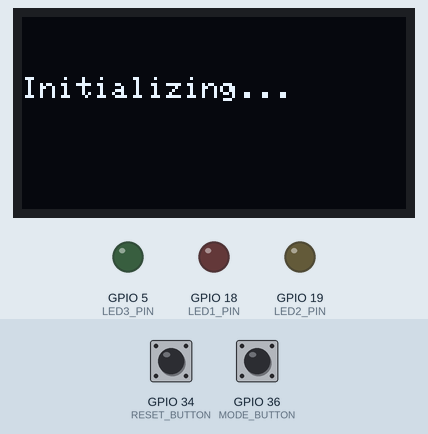
The program below on a simulated ESP32. Parts: 128×64 one-colour display, output pins drawn as LEDs (lit = HIGH). Dashed ring = blinking. The test bench sets the inputs (shaded band); at power-on: GPIO 34 (RESET_BUTTON) LOW, GPIO 36 (MODE_BUTTON) LOW.

Above: at 1.2 s.
1.3 s: GPIO 34 (RESET_BUTTON) pulled HIGH for 0.15 s
At 2.7 s:
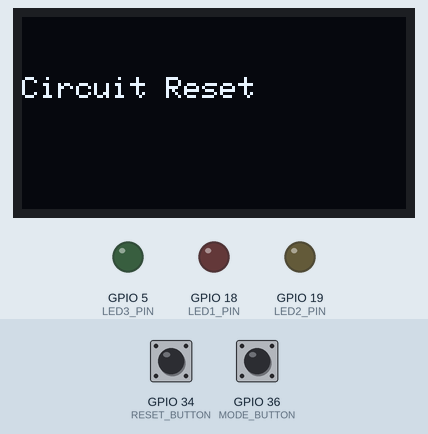
3.0 s: GPIO 36 (MODE_BUTTON) pulled HIGH for 0.15 s
At 4.0 s:
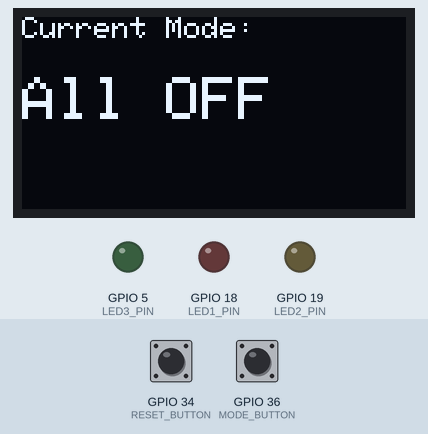
4.7 s: GPIO 36 (MODE_BUTTON) pulled HIGH for 1 s
At 8.1 s:
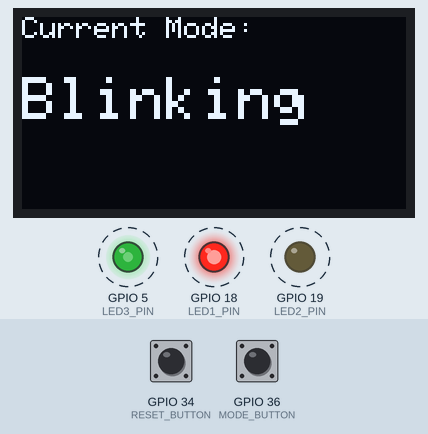
8.2 s: GPIO 36 (MODE_BUTTON) pulled HIGH for 0.15 s
At 9.2 s:
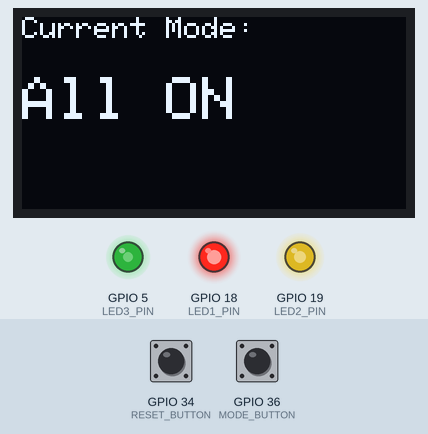
9.9 s: GPIO 36 (MODE_BUTTON) pulled HIGH for 3.2 s
At 10.5 s:
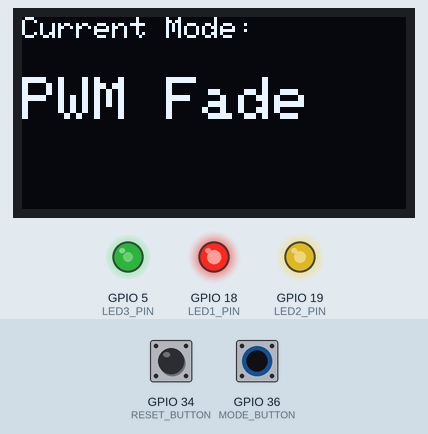
13.7 s: GPIO 34 (RESET_BUTTON) pulled HIGH for 1 s
At 14.8 s:
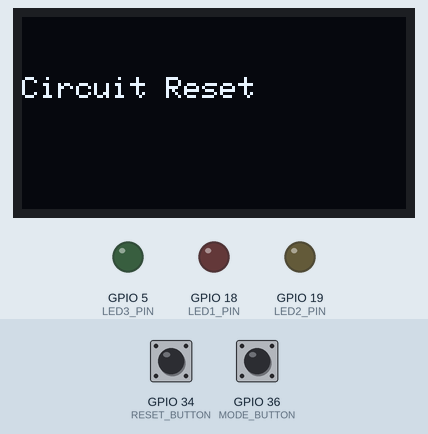
Timing chart, 0 to 16.7 s (numbered marks = the images above; inputs shaded):
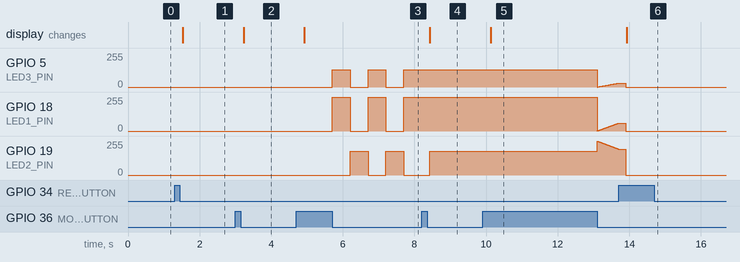

The program:

main.cpp
```cpp
//Meerab Zahra
//23-NTU-CS-1049
//Assignment1Q3_PartA

#include <Arduino.h>
#include <Wire.h>
#include <Adafruit_GFX.h>
#include <Adafruit_SSD1306.h>

// OLED Setup
#define SCREEN_WIDTH 128
#define SCREEN_HEIGHT 64
Adafruit_SSD1306 display(SCREEN_WIDTH, SCREEN_HEIGHT, &Wire, -1);

// Pins
#define MODE_BUTTON 36
#define RESET_BUTTON 34

#define LED1_PIN 18
#define LED2_PIN 19
#define LED3_PIN 5

// PWM Channels
#define LED1_CH 1
#define LED2_CH 2
#define LED3_CH 3

// PWM Settings
#define FREQ 5000
#define RESOLUTION 10

// Variables
int mode = 0;
unsigned long previousMillis = 0;
bool blinkState = false;
int fadeValue = 0;
int fadeDir = 1;

// Forward declaration
void updateDisplay();

void setup() {
  pinMode(MODE_BUTTON, INPUT);    // Using external resistors
  pinMode(RESET_BUTTON, INPUT);

  // Setup PWM channels
  ledcSetup(LED1_CH, FREQ, 8);
  ledcAttachPin(LED1_PIN, LED1_CH);

  ledcSetup(LED2_CH, FREQ, 8);
  ledcAttachPin(LED2_PIN, LED2_CH);

  ledcSetup(LED3_CH, FREQ, 8);
  ledcAttachPin(LED3_PIN, LED3_CH);

  // OLED init
  if (!display.begin(SSD1306_SWITCHCAPVCC, 0x3C)) { for(;;); }
  display.clearDisplay();
  display.setTextSize(1);
  display.setTextColor(SSD1306_WHITE);
  display.setCursor(0, 20);
  display.print("Initializing...");
  display.display();

  mode = 0; // Start in initializing mode
  previousMillis = millis();
}

void loop() {
  // --- Mode button ---
  if (digitalRead(MODE_BUTTON) == HIGH) {
    delay(200); // debounce
    if (mode == 0) mode = 1;   // Go from initializing to first mode
    else {
      mode++;
      if (mode > 4) mode = 1;
    }
    updateDisplay();
    while (digitalRead(MODE_BUTTON) == HIGH); // wait for release
  }

  if (digitalRead(RESET_BUTTON) == HIGH) {
  delay(200);
  mode = 99;
  ledcWrite(LED1_CH, 0);
  ledcWrite(LED2_CH, 0);
  ledcWrite(LED3_CH, 0);

  // Display "Circuit Reset" on OLED
  display.clearDisplay();
  display.setTextSize(1);
  display.setCursor(0, 20);
  display.print("Circuit Reset");
  display.display();

  while (digitalRead(RESET_BUTTON) == HIGH);
}

  // --- Mode behavior ---
  switch (mode) {
    case 0: // Initializing
      ledcWrite(LED1_CH, 0);
      ledcWrite(LED2_CH, 0);
      ledcWrite(LED3_CH, 0);
      break;

    case 1: // All OFF
      ledcWrite(LED1_CH, 0);
      ledcWrite(LED2_CH, 0);
      ledcWrite(LED3_CH, 0);
      break;

    case 2: // Alternate Blink
      if (millis() - previousMillis > 500) {
        previousMillis = millis();
        blinkState = !blinkState;
        ledcWrite(LED1_CH, blinkState ? 255 : 0);
        ledcWrite(LED2_CH, blinkState ? 0 : 179);
        ledcWrite(LED3_CH, blinkState ? 128 : 0);
      }
      break;

    case 3: // All ON
      ledcWrite(LED1_CH, 255);
      ledcWrite(LED2_CH, 179);
      ledcWrite(LED3_CH, 128);
      break;

    case 4: // PWM Fade
      ledcWrite(LED1_CH, fadeValue);
      ledcWrite(LED2_CH, 255 - fadeValue);
      ledcWrite(LED3_CH, fadeValue / 2);
      fadeValue += fadeDir;
      if (fadeValue <= 0 || fadeValue >= 255) fadeDir = -fadeDir;
      delay(10);
      break;
  }
}

void updateDisplay() {
  display.clearDisplay();

  if (mode == 0) {
    display.setTextSize(1);
    display.setCursor(0, 20);
    display.print("Initializing");
  } else {
    display.setTextSize(1);
    display.setCursor(0, 0);
    display.print("Current Mode:");

    display.setTextSize(2);
    display.setCursor(0, 20);
    if (mode == 1) display.print("All OFF");
    else if (mode == 2) display.print("Blinking");
    else if (mode == 3) display.print("All ON");
    else if (mode == 4) display.print("PWM Fade");
  }

  display.display();
}
```

Measured:
- after the input at 1.3 s, the display: changes after 0.23 s (image 1)
- after the input at 3.0 s, the display: changes after 0.23 s (image 2)
- after the input at 4.7 s, GPIO 5 (LED3_PIN): alternates 128/255 for 0.50 s and 0/255 for 0.50 s, starting after 1.0 s; GPIO 18 (LED1_PIN): alternates 255/255 for 0.50 s and 0/255 for 0.50 s, starting after 1.0 s; GPIO 19 (LED2_PIN): alternates 178/255 for 0.50 s and 0/255 for 0.50 s, starting after 1.5 s; the display: changes after 0.23 s (image 3)
- after the input at 8.2 s, GPIO 5 (LED3_PIN): stops changing and stays 128/255; GPIO 18 (LED1_PIN): stops changing and stays 255/255; the display: changes after 0.23 s (image 4)
- after the input at 9.9 s, the display: changes after 0.23 s (image 5)
- after the input at 13.7 s, the display: changes after 0.23 s (image 6)
